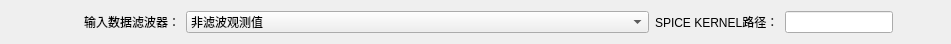
        <widget class="QWidget" name="horizontalLayoutWidget_30">
         <property name="geometry">
          <rect>
           <x>0</x>
           <y>350</y>
           <width>951</width>
           <height>22</height>
          </rect>
         </property>
         <layout class="QHBoxLayout" name="horizontalLayout_30">
          <item>
           <spacer name="horizontalSpacer_85">
            <property name="orientation">
             <enum>Qt::Horizontal</enum>
            </property>
            <property name="sizeType">
             <enum>QSizePolicy::Fixed</enum>
            </property>
            <property name="sizeHint" stdset="0">
             <size>
              <width>73</width>
              <height>20</height>
             </size>
            </property>
           </spacer>
          </item>
          <item>
           <widget class="QLabel" name="label_55">
            <property name="enabled">
             <bool>true</bool>
            </property>
            <property name="sizePolicy">
             <sizepolicy hsizetype="Fixed" vsizetype="Preferred">
              <horstretch>0</horstretch>
              <verstretch>0</verstretch>
             </sizepolicy>
            </property>
            <property name="text">
             <string>输入数据滤波器：</string>
            </property>
           </widget>
          </item>
          <item>
           <widget class="QComboBox" name="comboBox_7">
            <property name="sizePolicy">
             <sizepolicy hsizetype="Preferred" vsizetype="Fixed">
              <horstretch>0</horstretch>
              <verstretch>0</verstretch>
             </sizepolicy>
            </property>
            <item>
             <property name="text">
              <string>非滤波观测值</string>
             </property>
            </item>
            <item>
             <property name="text">
              <string>滤波未剔除坏点</string>
             </property>
            </item>
            <item>
             <property name="text">
              <string>滤波剔除坏点</string>
             </property>
            </item>
           </widget>
          </item>
          <item>
           <widget class="QLabel" name="label_56">
            <property name="enabled">
             <bool>true</bool>
            </property>
            <property name="sizePolicy">
             <sizepolicy hsizetype="Fixed" vsizetype="Preferred">
              <horstretch>0</horstretch>
              <verstretch>0</verstretch>
             </sizepolicy>
            </property>
            <property name="text">
             <string>SPICE KERNEL路径：</string>
            </property>
           </widget>
          </item>
          <item>
           <widget class="QLineEdit" name="lineEdit_44">
            <property name="sizePolicy">
             <sizepolicy hsizetype="Fixed" vsizetype="Fixed">
              <horstretch>0</horstretch>
              <verstretch>0</verstretch>
             </sizepolicy>
            </property>
            <property name="text">
             <string/>
            </property>
           </widget>
          </item>
          <item>
           <spacer name="horizontalSpacer_87">
            <property name="orientation">
             <enum>Qt::Horizontal</enum>
            </property>
            <property name="sizeType">
             <enum>QSizePolicy::Preferred</enum>
            </property>
            <property name="sizeHint" stdset="0">
             <size>
              <width>47</width>
              <height>20</height>
             </size>
            </property>
           </spacer>
          </item>
         </layout>
        </widget>
